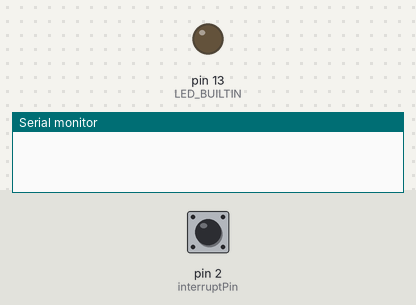
A sketch run on a simulated Arduino Uno, built with avr-gcc and run on an emulated ATmega328P. Shown: output pins drawn as LEDs (lit = HIGH), the last lines printed to the serial monitor. The test bench sets the inputs (shaded band); at power-on: pin 2 (interruptPin) HIGH.

Above: at 1.2 s.
1.3 s: pin 2 (interruptPin) pulled LOW for 0.15 s
At 2.5 s:
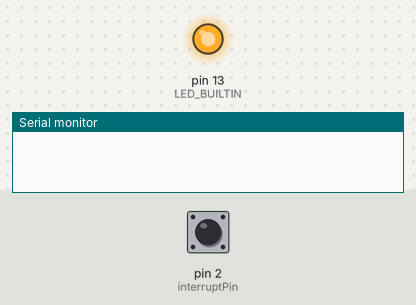
2.9 s: pin 2 (interruptPin) pulled LOW for 1 s
At 3.9 s:
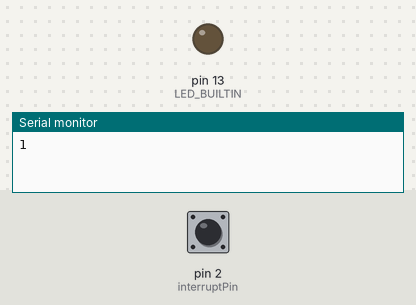
5.4 s: pin 2 (interruptPin) pulled LOW for 3.2 s
At 5.8 s:
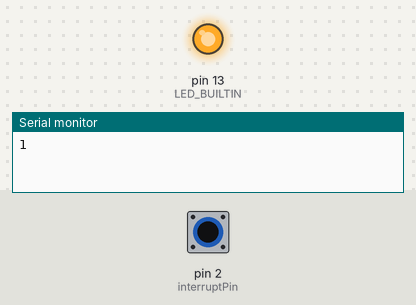
Timing chart, 0 to 8.4 s (numbered marks = the images above; inputs shaded):
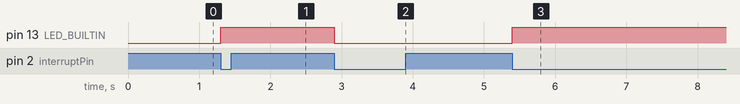

The sketch:

JK-Dyno-Sensor-Test.ino
```cpp
const byte ledPin = 13;
const byte interruptPin = 2;  // input pin that the interruption will be attached to
volatile byte state = LOW;  // variable that will be updated in the ISR
int passCount = 0;
int oldPass = 0;

void setup() {
  Serial.begin(9600);
  pinMode(LED_BUILTIN, OUTPUT);
  pinMode(interruptPin, INPUT_PULLUP);
  attachInterrupt(digitalPinToInterrupt(interruptPin), blink, FALLING);
}

void loop() {
  digitalWrite(LED_BUILTIN, state);
  if (passCount > oldPass) {
    oldPass = passCount;
    Serial.print(passCount);
    Serial.print('\n');
  }

}

void blink() {
  state = !state;
  if (state == LOW) {
    passCount += 1;
  }

}
```

Measured:
- after the input at 1.3 s, pin 13 (LED_BUILTIN): LOW → HIGH at once
- after the input at 2.9 s, pin 13 (LED_BUILTIN): HIGH → LOW at once
- after the input at 5.4 s, pin 13 (LED_BUILTIN): LOW → HIGH at once
